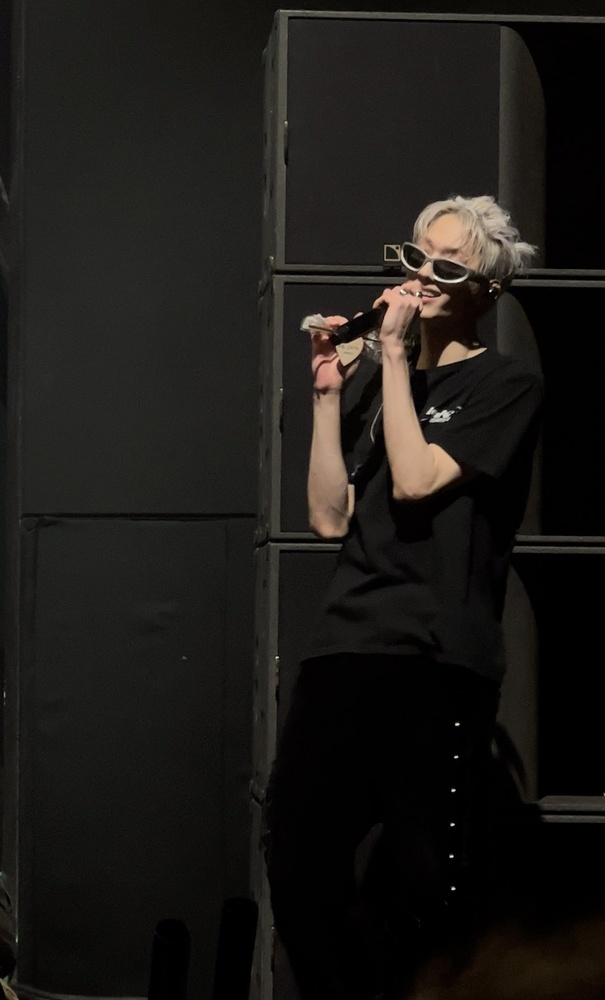
#> input picture pic.jpeg, 605 x 1000 px, shrunk from 1081 x 1786 before the run
$ python svd_compression.py
#> lines starting #> are read from the running program, lines starting #| are printed output that depends on the picture
import matplotlib.image as image
import matplotlib.pyplot as plt
import numpy as np
import math


img = image.imread('pic.jpeg')
#> img is the input picture: shape (1000, 605, 3); mean R, G, B 28, 25.8, 22.9

# Make entries between 0 and 1
img = img / 0xff

R = img[:, :, 0]
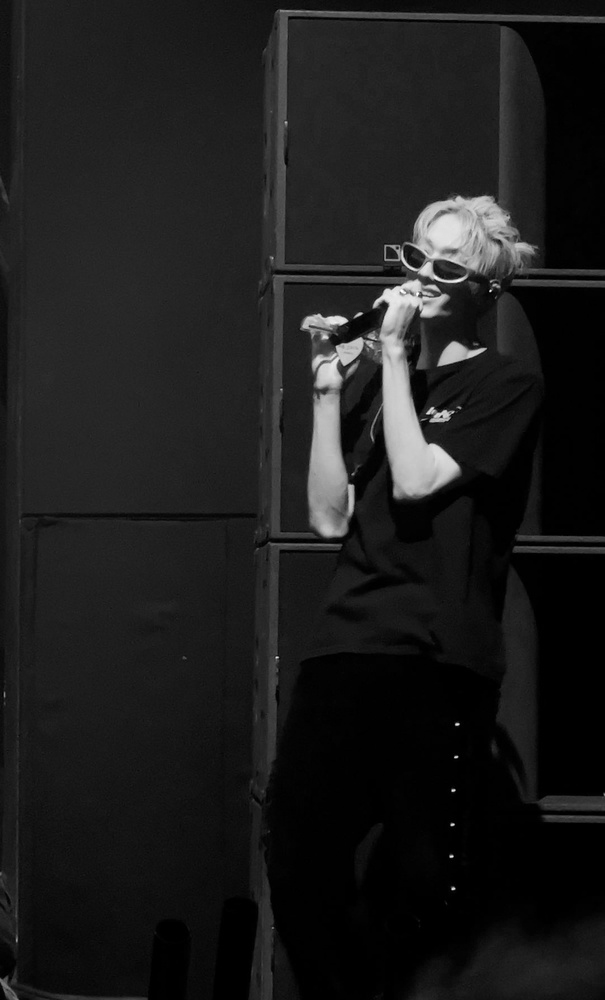
#> R: shape (1000, 605) float64; min 0, max 1, mean 0.11
G = img[:, :, 1]
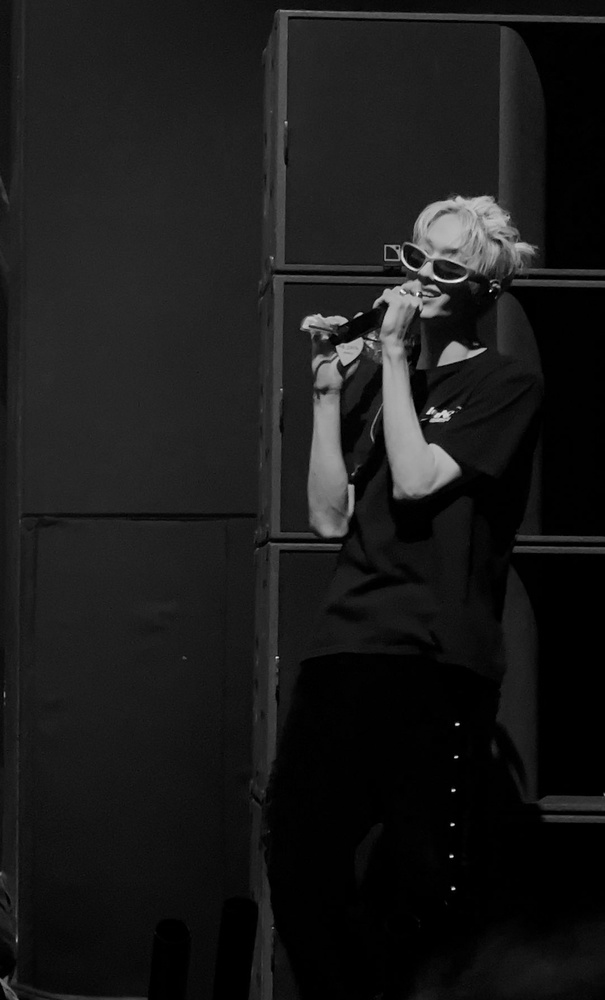
#> G: shape (1000, 605) float64; min 0, max 0.969, mean 0.101
B = img[:, :, 2]

r = np.linalg.matrix_rank(R)
#> r = 605

U_R, S_R, V_R = np.linalg.svd(R)
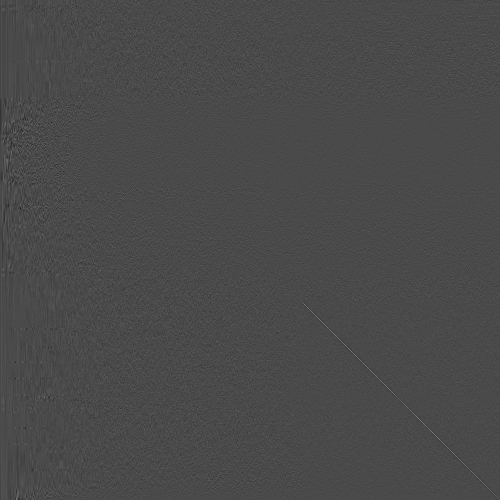
#> U_R: shape (1000, 1000) float64 (shown at 1/2 size); min -0.266, max 0.647, mean 9.98e-07; drawn with min black and max white
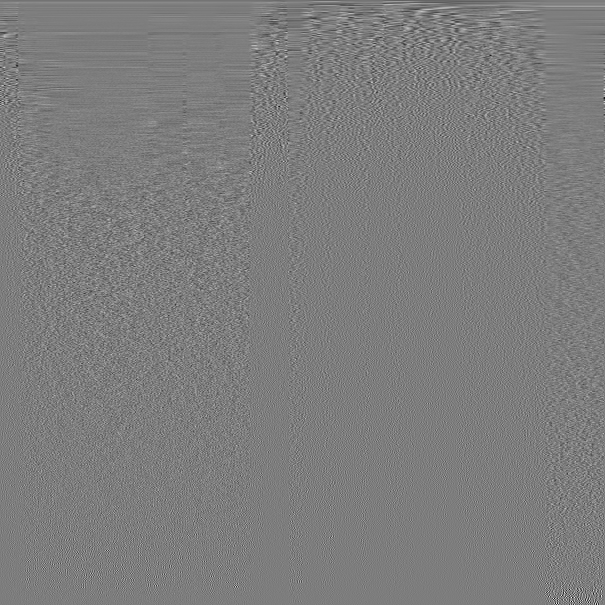
#> V_R: shape (605, 605) float64; min -0.384, max 0.396, mean -8e-06; drawn with min black and max white
#> S_R = 605 values, max 109 at index 0, min 0.0103 at index 604, mean 0.996
U_G, S_G, V_G = np.linalg.svd(G)
#> S_G = 605 values, max 96.89 at index 0, min 0.0101 at index 604, mean 0.916
U_B, S_B, V_B = np.linalg.svd(B)
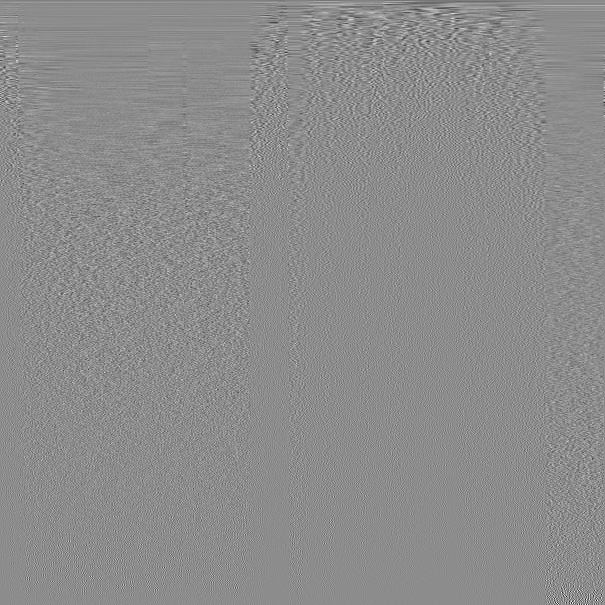
#> V_B: shape (605, 605) float64; min -0.426, max 0.347, mean -3.02e-05; drawn with min black and max white
#> S_B = 605 values, max 85.81 at index 0, min 0.012 at index 604, mean 0.836


def reconstruct(U, S, V, k):
    return U[:, :k] @ np.diag(S[:k]) @ V[:k, :]


def compress(k):
    r = reconstruct(U_R, S_R, V_R, k)
    g = reconstruct(U_G, S_G, V_G, k)
    b = reconstruct(U_B, S_B, V_B, k)

    compressed = np.stack((r, g, b), axis=2)
    compressed = compressed * 0xff
    return compressed.astype(np.int32)


def plot_comp(p):
    k = math.ceil(r * (1 - p))
    plt.imshow(compress(k))
    plt.title(f'{(p * 100):.1f}% Compressed')


plt.figure()
plt.subplot(2, 3, 1)
plot_comp(0)
#> in plot_comp, `k = math.ceil(r * (1 - p))`: k = 605
plt.subplot(2, 3, 2)
plot_comp(0.2)
plt.subplot(2, 3, 3)
plot_comp(0.4)
plt.subplot(2, 3, 4)
plot_comp(0.6)
plt.subplot(2, 3, 5)
plot_comp(0.8)
plt.subplot(2, 3, 6)
plot_comp(0.95)
#> in compress (call 6), `compressed = np.stack((r, g, b), axis=2)`:
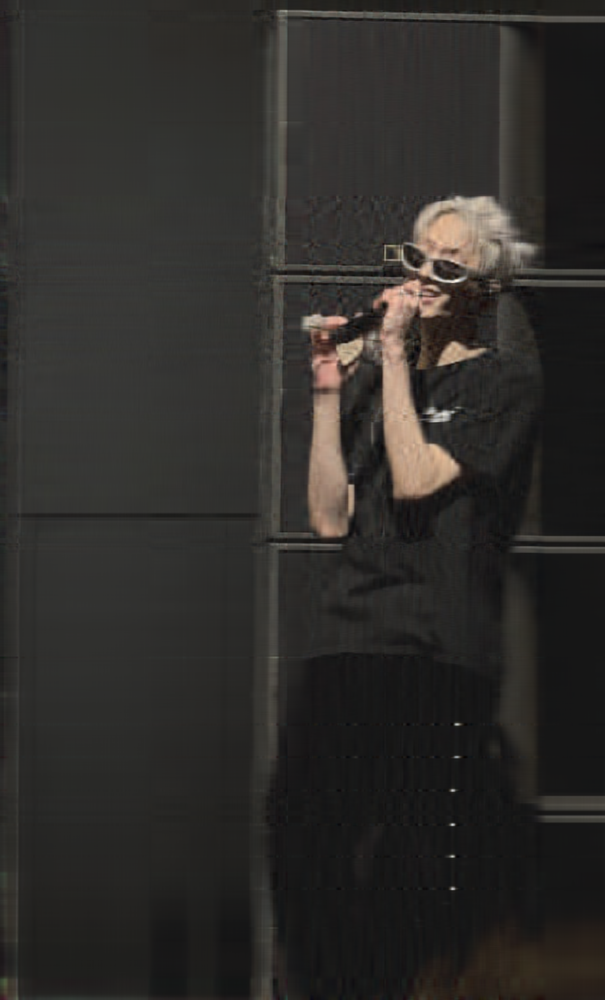
#> compressed: shape (1000, 605, 3) float64; mean R, G, B 0.11, 0.101, 0.0899; drawn with min black and max white
plt.show()
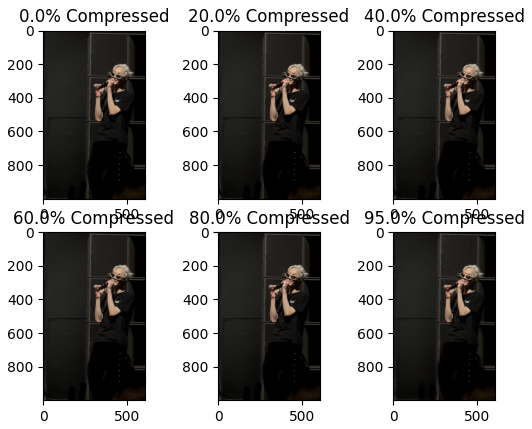
#> figure drawn by matplotlib, 6 panels
